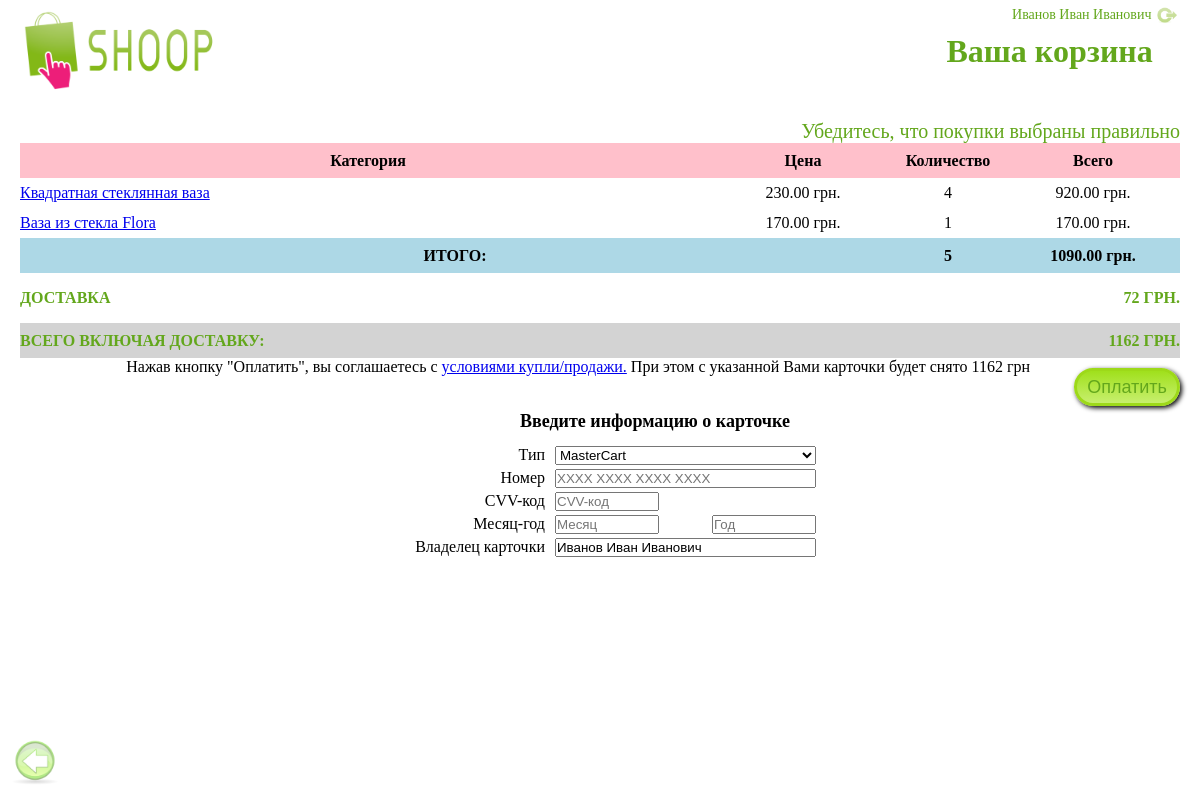
Page /checkout.php (signed in) on the committed database.
### tables this page shows
CREATE TABLE IF NOT EXISTS `customers` (
  `id` int(11) NOT NULL AUTO_INCREMENT,
  `name` char(100) NOT NULL,
  `adress` char(200) NOT NULL,
  `city` char(100) NOT NULL,
  `state` char(100) NOT NULL,
  `login` char(100) NOT NULL,
  `password` char(100) NOT NULL,
  `zip` int(9) NOT NULL,
  `country` char(100) NOT NULL,
  PRIMARY KEY (`id`)
);

CREATE TABLE IF NOT EXISTS `orderitem` (
  `id` int(11) NOT NULL,
  `idequipment` int(11) NOT NULL,
  `amount` int(11) NOT NULL,
  UNIQUE KEY `uk_orderitem` (`id`,`idequipment`),
  KEY `idequipment` (`idequipment`)
);

CREATE TABLE IF NOT EXISTS `equipments` (
  `id` int(11) NOT NULL AUTO_INCREMENT,
  `name` char(100) NOT NULL,
  `idcategory` int(11) NOT NULL,
  `price` float(10,2) unsigned NOT NULL DEFAULT '0.00',
  `description` text,
  `image` char(100) DEFAULT NULL,
  PRIMARY KEY (`id`),
  KEY `idcategory` (`idcategory`)
);

### functions/function.php (called while the page is built, shortened)
<?php
	function get_data($sql)
	{
		$link = db_connect();
		$db_data = array();
		$result = mysqli_query($link, $sql);
		$n = mysqli_num_rows($result);
		for($i = 0; $i < $n; $i++)
			$db_data[] = mysqli_fetch_assoc($result);
		return $db_data;
	}
	function get_customers($log){
		$query = 'select * from customers';
		if($log != "0") $query .= ' where login = "'.$log.'"';
		$customers = get_data($query);
		if(count($customers) == 0)  return false;
		else						return $customers;
	}
	function get_order($id, $user){
		if($id != 0 and $user)
			$query = '	SELECT  orders.idcustomer, orders.id,
								customers.name, customers.login
						FROM orders, customers
							WHERE customers.id = orders.idcustomer
							AND orders.status = false
							AND customers.id = '.$id;
		else if($id != 0 and !$user)
			$query = '	SELECT	orderitem.id AS idorder,
								equipments.id AS idequip,
								equipments.name,
								equipments.image,
								equipments.price,
								orderitem.amount
						FROM orders, orderitem, equipments
						WHERE orders.id = '.$id.'
						AND orders.id = orderitem.id
						AND orderitem.idequipment = equipments.id
						GROUP BY orderitem.idequipment';
		$orders = get_data($query);
		if(count($orders) == 0) return false;
		else 					return $orders;
	}
	function get_orderSum($id){
		$query = '	SELECT	SUM(orderitem.amount * equipments.price) AS total,
							SUM(orderitem.amount) AS count
					FROM orders, orderitem, equipments
					WHERE orders.id = '.$id.'
					AND orders.status = 0
					AND orders.id = orderitem.id
					AND orderitem.idequipment = equipments.id';
		$sum_order = get_data($query);
		if(count($sum_order) == 0 or is_null($sum_order[0]['total']) == true)
			return false;
		else
			return $sum_order;
	}
?>

### checkout.php (the view, shortened to what this page needs)
<?php
	include_once("functions/function.php");
	if(!isset($_SESSION['login'])){
		session_destroy();
	}
	else{
		$current_customer = get_customers($_SESSION['login']);
		$order = get_order($current_customer[0]['id'], true);
		if(isset($order) and $order != false){
			$sumOrder = get_orderSum($order[0]['id']);
			$order = get_order($order[0]['id'],false);
		}
		else
			$sumOrder = 0;
	}
?>
<!DOCTYPE html>
<html lang="en">
<head>
	<link rel="stylesheet" href="style.css">
</head>
<body>
	<div class="header">
		<a href="#" class="logo"></a>
		<div class="cart">
			<?php
				if(isset($_SESSION['login']))
					echo '<p class="name green">'.$current_customer[0]['name'].'
							<a class="logout" href="auth.php?logout=false"><img src="img/logout.png" alt="Выйти"></a></p>
							<a href="show_cart.php"><h1>Ваша корзина</h1></a>';
				else
					echo '<h1 class="green" align="right">Регистрация</h1>';
			?>
		</div>
	</div>
	<?php
		if(isset($_SESSION['login'])){
			echo '	<div class="carts">
					<p class="green">Убедитесь, что покупки выбраны правильно</p>
					<table>
						<tr class="table-header">
							<td width="60%">Категория</td>
							<td width="15%">Цена</td>
							<td width="10%">Количество</td>
							<td width="15%">Всего</td>
						</tr>';
			for ($i = 0; $i < count($order); $i++)
				echo '	<tr class="table-equip minimal">
							<td align="left"><a href="show_equip.php?id='.$order[$i]['idequip'].'">'.$order[$i]['name'].'</a></td>
							<td>'.$order[$i]['price'].' грн.</td>
							<td>'.$order[$i]['amount'].'</td>
							<td>'. sprintf('%0.2f', $order[$i]['price'] * $order[$i]['amount']).' грн.</td>
						</tr>';
			if(isset($sumOrder) and $sumOrder != false)
				echo '	<tr class="table-footer">
							<td colspan="2">ИТОГО:</td>
							<td>'.$sumOrder[0]['count'].'</td>
							<td>'.$sumOrder[0]['total'].' грн.</td>
						</tr>
						<tr class="delivery green">
							<td colspan="3" align="left">ДОСТАВКА</td>
							<td align="right">72 грн.</td>
						</tr>
						<tr class="table-footer-total green">
							<td colspan="3" align="left">ВСЕГО ВКЛЮЧАЯ ДОСТАВКУ:</td>
							<td align="right">'.($sumOrder[0]['total'] + 72).' грн.</td>
						</tr>';
			echo '	</table>
					<form action="process.php" method="post" autocomplete="off">
					<input class="purchase-button button" type="submit" value="Оплатить">
					<p class="specs">Нажав кнопку "Оплатить", вы соглашаетесь с <a href="#">условиями купли/продажи.</a> При этом с указанной Вами карточки будет снято '.($sumOrder[0]['total'] + 72).' грн</p>';
			echo '	<div class="info-user">
						<p>Введите информацию о карточке</p>
							<label for="type-cart">Тип
								<select name="type-cart" id="type-cart">
									<option value="1">MasterCart</option>
									<option value="2">Visa</option>
									<option value="3">Electron</option>
								</select>
							</label>
							<label for="nomer">Номер<input id="nomer" name="nomer" type="text" value="" pattern="(\d{4}\s){3}\d{4}" title="XXXX XXXX XXXX XXXX"  placeholder="XXXX XXXX XXXX XXXX" required></label>
							<label for="amex">CVV-код<input id="cvv" name="cvv" class="little" type="text" value="" pattern="\d{3}" title="XXX" placeholder="CVV-код" required></label>
							<label class="month" for="month">Месяц<input id="month" name="month" list="dlmonth" class="little" type="text" value="" placeholder="Месяц" required><datalist id="dlmonth"><option value="1">Январь</option><option value="2">Февраль</option><option value="3">Март</option><option value="4">Апрель</option><option value="5">Май</option><option value="6">Июнь</option><option value="7">Июль</option><option value="8">Август</option><option value="9">Сентябрь</option><option value="10">Октябрь</option><option value="11">Ноябрь</option><option value="12">Декабрь</option></datalist>-год
							<input id="year" list="dlyear" name="year" class="little" type="text" value="" pattern="\d{4}" title="XXXX" placeholder="Год" required><datalist id="dlyear">';
			echo 			'</datalist></label>
							<label for="vladelec">Владелец карточки<input id="vladelec" name="vladelec" type="text" value="'.$current_customer[0]['name'].'" placeholder="ФИО владельца" pattern="([А-ЯЁ][а-яё]+[\s]?){3}" title="Фамилия Имя Отчество" required></label>
						</div></form>';
		}
	?>
	</div>
	<div class="back">
		<a href="show_cart.php"><img src="img/back.png" alt=""></a>
	</div>
</body>
</html>

### style.css (style rules this page uses)
* { margin: 0; padding: 0; }
body { max-width: 1200px; min-width: 470px; margin: 0 auto; }
a { outline: none; }
.green { color: #63a71c; }
.header { height: 100px; }
.logo { width: 200px; height: 100%; display: inline-block; margin-top: 10px; margin-left: 20px; float: left; background: url("img/logo.png") no-repeat; background-size: contain; }
.cart { width: 370px; height: 100%; float: right; overflow: hidden; }
.cart p { width: 95%; margin-top: 7px; font-size: 20px; }
.cart img { height: 100%; float: right; opacity: .5; }
.logout img { margin-right: 5px; }
.button { -webkit-box-sizing: border-box; -moz-box-sizing: border-box; box-sizing: border-box; -webkit-box-shadow: 2px 2px 5px black; box-shadow: 2px 2px 5px black; -webkit-border-radius: 25px; border-radius: 25px; background: linear-gradient(to top, #c7ef6e, #a0e01c); color: #63a71c; padding: 0 10px; height: 38px; border: 3px solid #9dd919; font-size: 20px; line-height: 30px; text-decoration: none; display: inline-block; }
input[type=submit] { cursor: pointer; font-size: 18px; }
.name { font-size: 14px !important; text-align: right; }
.logout { float: right; height: 20px; width: 20px; margin-top: -2px; margin-left: 10px; }
.back { position: fixed; left: 10px; bottom: 10px; width: 50px; cursor: pointer; }
.back img { width: 100%; height: 100%; opacity: .5; }
h1 { color: #63a71c; }
.carts { padding: 20px; margin-bottom: 50px; }
.carts table { border-collapse: collapse; width: 100%; text-align: center; }
.carts>p:first-child { font-size: 20px; float: right; }
.table-equip { height: 100px; }
.table-header { background: pink; font-weight: bold; height: 35px; }
.table-footer { background: lightblue; font-weight: bold; height: 35px; }
.table-footer-total { background: lightgrey; height: 35px; font-weight: bold; text-transform: uppercase; }
.delivery { height: 50px; font-weight: bold; text-transform: uppercase; }
.minimal { height: 30px; }
.info-user { position: relative; width: 400px; margin: 0 auto; margin-top: 20px; }
.info-user p { line-height: 50px; font-size: 18px; font-weight: bold; margin-left: 120px; }
.info-user label { display: block; margin-bottom: 5px; width: 145px; text-align: right; }
.info-user label input, .info-user label select { position: absolute; left: 155px; width: 257px; }
.info-user label select { width: 261px; }
.purchase-button { float: right; margin-top: 10px; }
.specs { margin-right: 150px; text-align: right; }
.cart a h1 { width: 215px; float: right; margin-top: 10px; margin-right: -10px; }
.little { width: 100px !important; }
#year { left: 312px; }

### rows in the picture
customers: name "Иванов Иван Иванович", vladelec "Иванов Иван Иванович"
orderitem: idequipment.name "Квадратная стеклянная ваза", idequipment.price "230.00", amount "4", $order[$i]['price'] * $order[$i]['amount'] "920.00"
orderitem: idequipment.name "Ваза из стекла Flora", idequipment.price "170.00", amount "1", $order[$i]['price']*$order[$i]['amount'] "170.00"

### other values in the picture
$sumOrder[0]['count'] "5"
$sumOrder[0]['total'] "1090.00"
$sumOrder[0]['total'] + 72 "1162"
